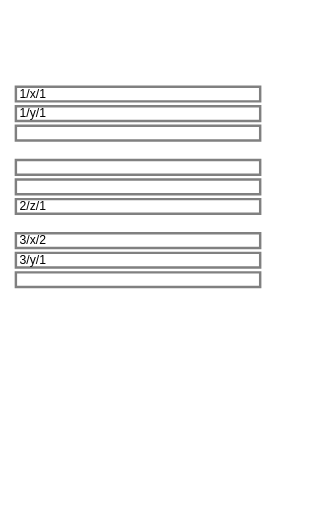

Here is the Vega-Lite specification saved for this chart:
### Vega specification from a JSON file in a GitHub repository (floating-point values rounded to 4 significant figures)
{"$schema": "https://vega.github.io/schema/vega/v5.json", "width": 120, "height": 200, "padding": 5, "data": [{"name": "rows", "values": [{"a": 3, "b": "x", "v": 1}, {"a": 1, "b": "y", "v": 2}, {"a": 3, "b": "y", "v": 3}, {"a": 2, "b": "z", "v": 4}, {"a": 1, "b": "x", "v": 5}, {"a": 3, "b": "x", "v": 6}]}], "marks": [{"type": "group", "from": {"facet": {"name": "f", "data": "rows", "groupby": ["a", "b"], "aggregate": {"cross": true}}}, "sort": {"field": ["datum.a", "datum.b"], "order": ["ascending", "ascending"]}, "encode": {"update": {"x": {"value": 0}, "y": {"signal": "datum.a * 30 + (datum.b == 'x' ? 0 : datum.b == 'y' ? 8 : 16)"}, "width": {"value": 100}, "height": {"value": 6}, "stroke": {"value": "gray"}}}, "marks": [{"type": "text", "encode": {"update": {"x": {"value": 2}, "y": {"value": 5}, "text": {"signal": "join([parent.a, parent.b, parent.count], '/')"}, "fontSize": {"value": 5}}}}]}]}
